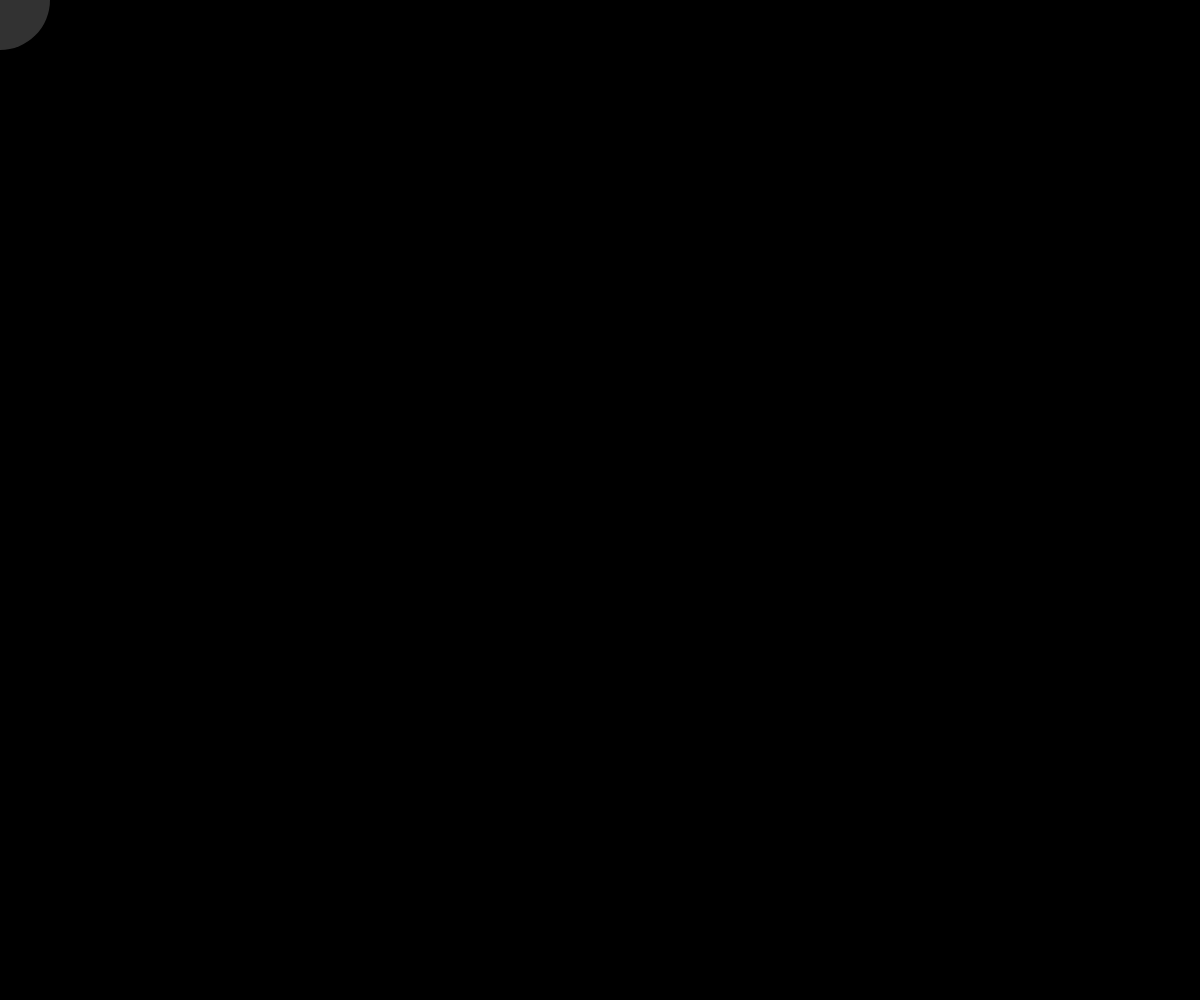
Frame 1 (no input)
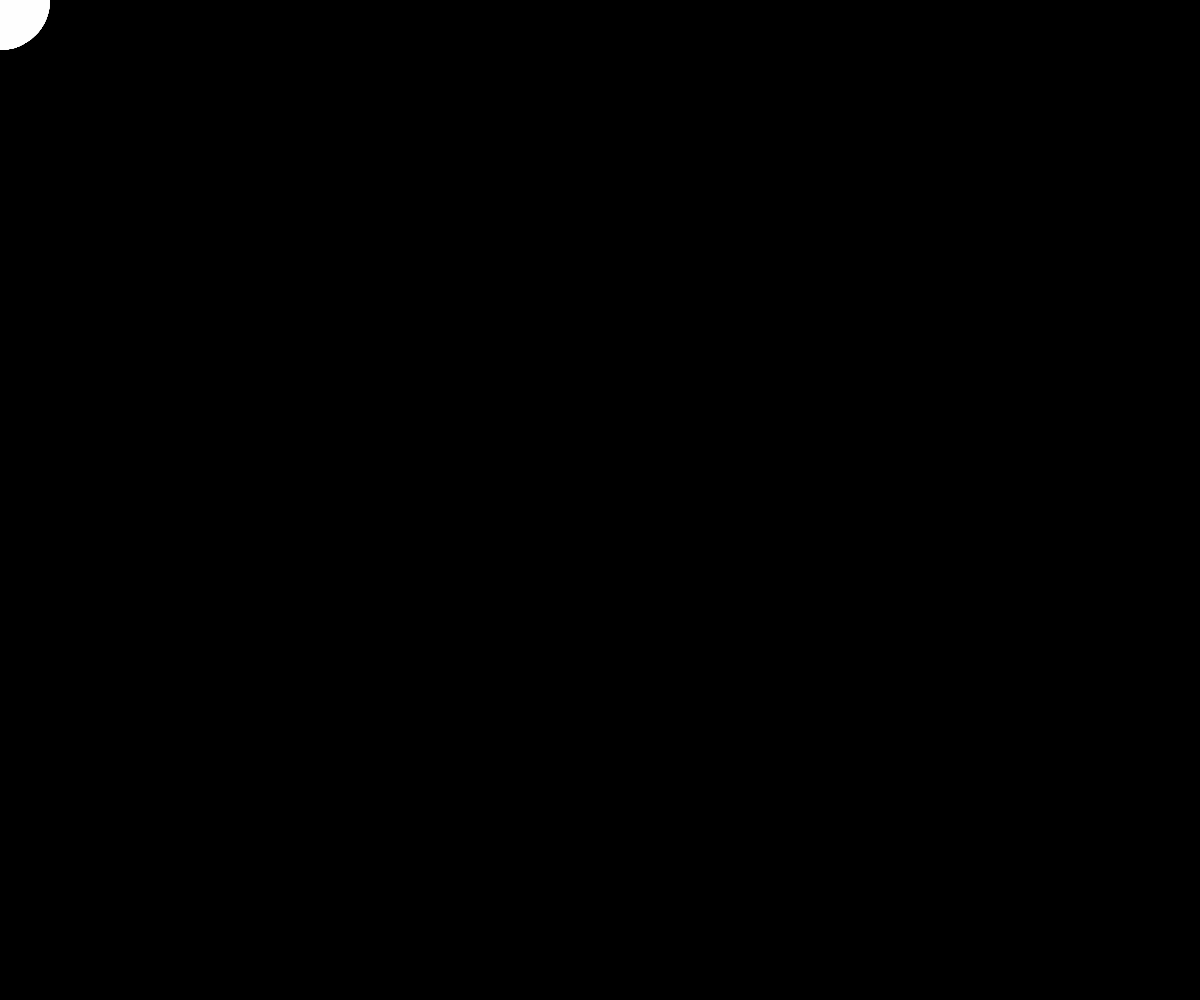
Frame 60 (no input)
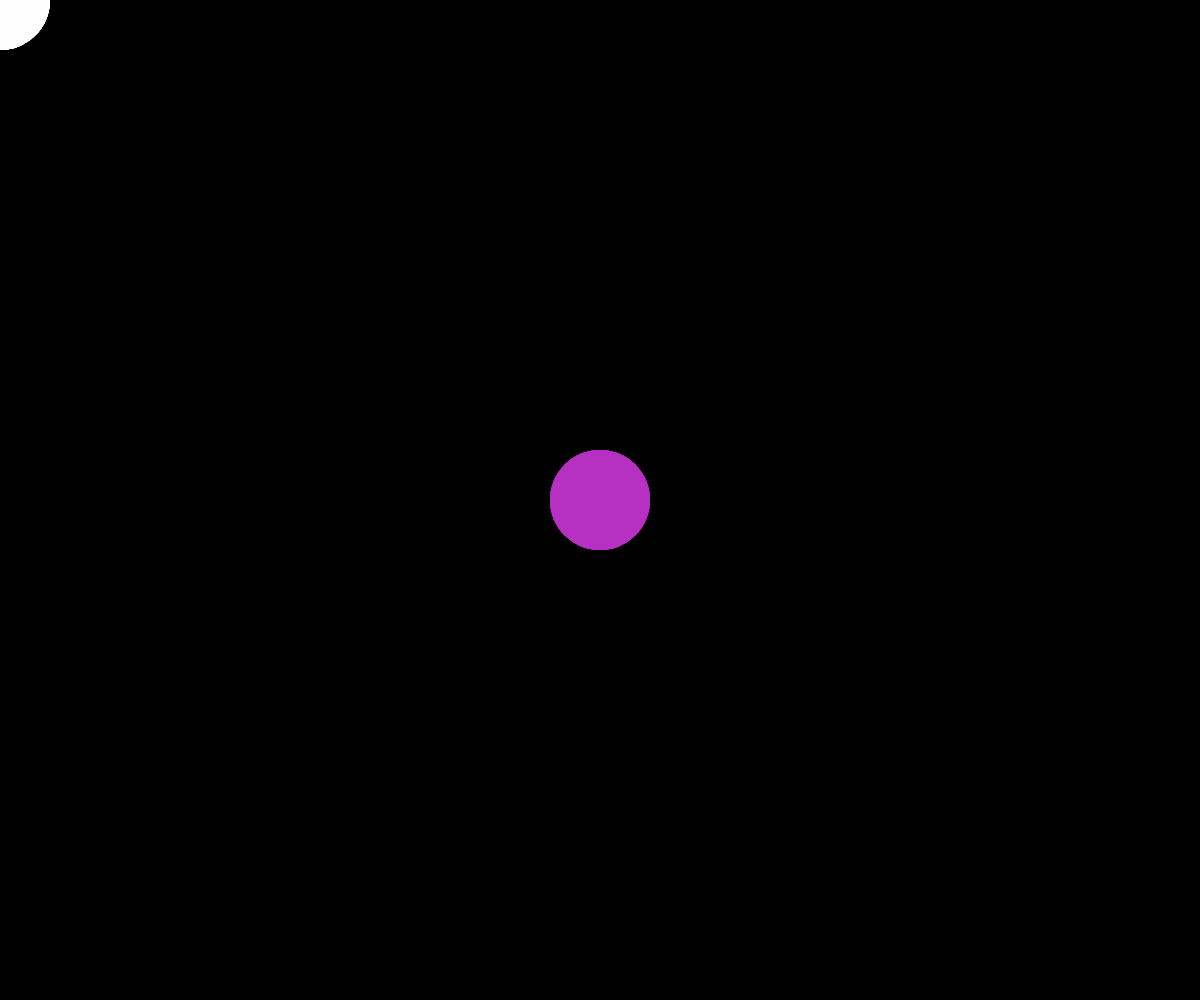
Frame 120 (the mouse pressed at the canvas centre since frame 60)

The p5.js sketch that drew these frames (run headless with seeded random() and noise() and a simulated clock; from frame 60 on, the mouse is pressed at the canvas centre):

// p5.js sketch
// ── sketch.js
let redVal = 255;
let greenVal = 255;
let blueVal = 255;

function setup() {
  createCanvas(windowWidth, windowHeight);
  background(0);
  noStroke();
}

function draw() {
  // background(0, 5);
  
  fill(redVal, greenVal, blueVal, 50);
  ellipse(mouseX, mouseY, 100, 100);
}

function mousePressed(){
  redVal = random(255);
  greenVal = random(255);
  blueVal = random(255);
}
